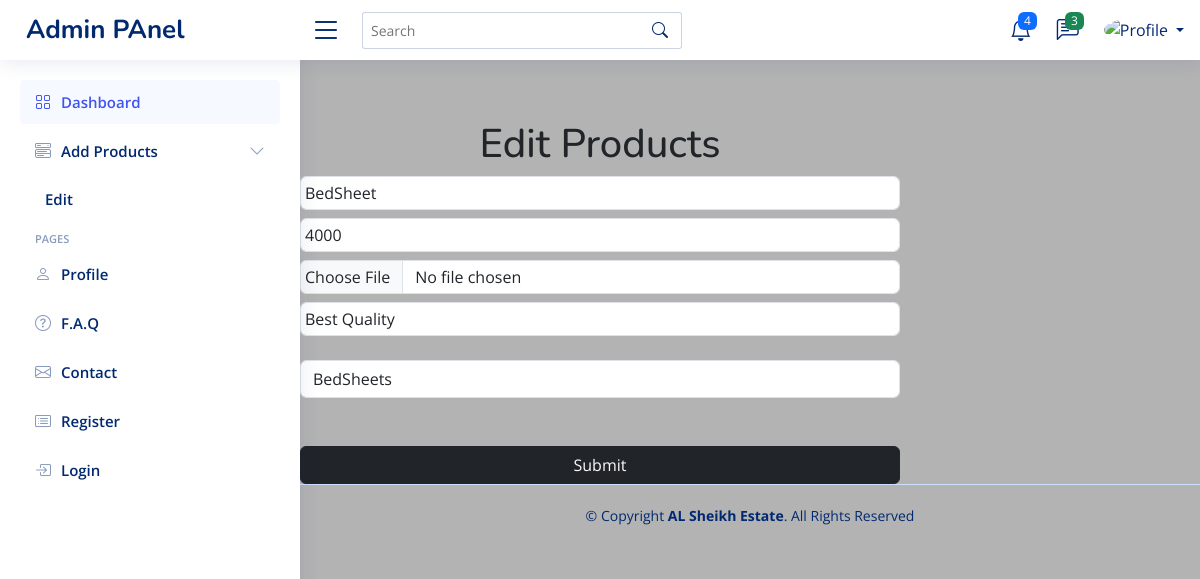
/NiceAdmin/edit_product.php?id=64, run on the app's committed database.
### tables this page shows
CREATE TABLE `products` (
  `prod_id` int(11) NOT NULL,
  `prodname` varchar(100) NOT NULL,
  `prodprice` int(11) NOT NULL,
  `prodimage` varchar(255) NOT NULL,
  `Prod_Desc` varchar(255) NOT NULL,
  `Prod_Category` int(11) DEFAULT NULL
);

### NiceAdmin/edit_product.php (the view, shortened to what this page needs)
<?php
    include("header.php");
    include("config.php");
    $id = $_GET["id"];
    $edit_query = "SELECT * FROM products where prod_id = '$id'";
    $edit_result = mysqli_query($conn,$edit_query);
    $row = mysqli_fetch_assoc($edit_result);
?>
     <br><br><br>
     <form class="form w-50 mt-5  mx-auto" action="editproduct_Backend.php" method="POST" enctype="multipart/form-data">
        <h1 class=" text-center text-dark mt-5">Edit  Products</h1>
        <input value="<?php echo $row["prodname"] ?>" class="form-control p-1 mt-2"  type="text"  name="prodname">
        <input value="<?php echo $row["prodprice"] ?>"   class="form-control p-1 mt-2"  type="text"  name="prodprice" >
        <input value="<?php echo $row["prodimage"] ?>"  class="form-control p-1 mt-2"  type="file"  name="prodimage">
        <input value="<?php echo $row["Prod_Desc"] ?>"  class="form-control p-1 mt-2"  type="text"  name="Prod_Desc" required>
        <br>
        <select  name="cat" id="" class=" form-control">
            <?php
                $qry= "select * from categories";
                $res= mysqli_query($conn, $qry);
                while($data=mysqli_fetch_assoc($res)){
            ?>
                <option value="<?php echo $data['Cat_Id'] ?>"><?php echo $data['Category'] ?></option>
                <?php }?>
            </select>
                <input class="btn btn-dark text-light w-100 mt-5 " type="submit" name="submit">
    </form>
<?php
include ("footer.php");
?>

### NiceAdmin/assets/css/style.css (style rules this page uses)
:root { scroll-behavior: smooth; }
body { font-family: "Open Sans", sans-serif; background: #b3b3b3; color: #444444; }
h1, h2, h3, h4, h5, h6 { font-family: "Nunito", sans-serif; }

### data on the page
products: prodname "BedSheet", prodprice "4000", Prod_Desc "Best Quality"

### other printed values
form field cat "BedSheets"
